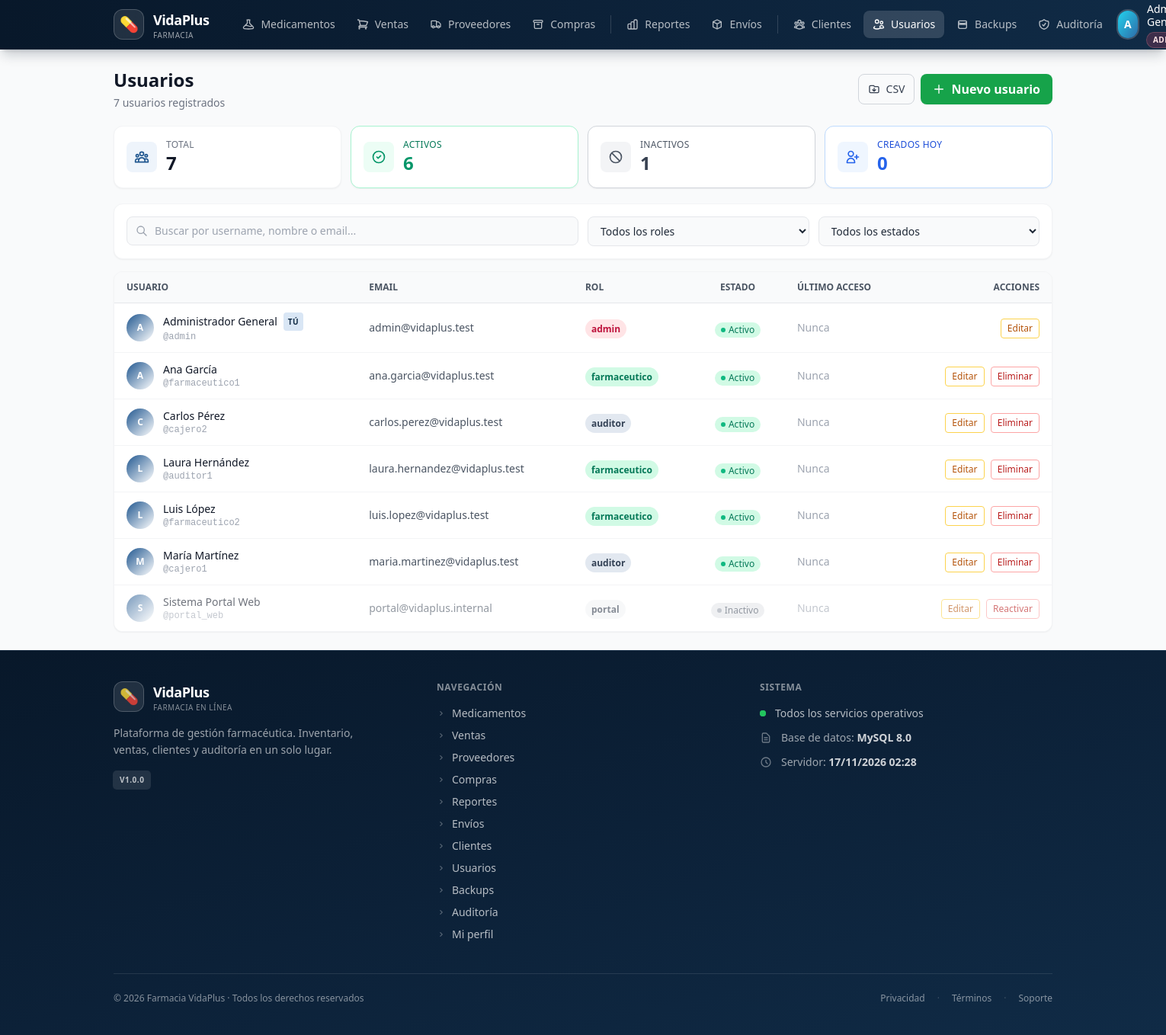
The app's page /modules/usuarios.php (signed in) with its own data.
### tables this page shows
CREATE TABLE usuarios (
    id_usuario      INT UNSIGNED AUTO_INCREMENT PRIMARY KEY,
    username        VARCHAR(50)  NOT NULL,
    password_hash   VARCHAR(255) NOT NULL,
    nombre_completo VARCHAR(120) NOT NULL,
    email           VARCHAR(100) NOT NULL,
    id_rol          INT UNSIGNED NOT NULL,
    activo          TINYINT(1)   NOT NULL DEFAULT 1,
    ultimo_login    DATETIME     NULL,
    fecha_creacion  DATETIME     NOT NULL DEFAULT CURRENT_TIMESTAMP,
    CONSTRAINT uq_usuarios_username UNIQUE (username),
    CONSTRAINT uq_usuarios_email    UNIQUE (email),
    CONSTRAINT fk_usuarios_rol FOREIGN KEY (id_rol)
      REFERENCES roles(id_rol) ON DELETE RESTRICT ON UPDATE CASCADE
);

CREATE TABLE roles (
    id_rol         INT UNSIGNED AUTO_INCREMENT PRIMARY KEY,
    nombre         VARCHAR(30) NOT NULL,
    descripcion    TEXT        NULL,
    nivel_acceso   TINYINT UNSIGNED NOT NULL DEFAULT 1,
    activo         TINYINT(1)  NOT NULL DEFAULT 1,
    fecha_creacion DATETIME    NOT NULL DEFAULT CURRENT_TIMESTAMP,
    CONSTRAINT uq_roles_nombre UNIQUE (nombre),
    CONSTRAINT chk_roles_nivel CHECK (nivel_acceso BETWEEN 1 AND 10)
);

### includes/helpers.php (called while the page is built, shortened)
<?php
function e(?string $str): string
{
    return htmlspecialchars($str ?? '', ENT_QUOTES, 'UTF-8');
}

### modules/usuarios.php (the view, shortened to what this page needs)
<?php
$accion = $_GET['accion'] ?? 'listar';
match($accion) {
    'crear'    => accionCrear(),
    'editar'   => accionEditar(),
    'eliminar' => accionEliminar(),
    'exportar' => accionExportar(),
    default    => accionListar(),
};
function accionListar(): void
{
    $pdo = pdoActual();
    $stats = $pdo->query("
        SELECT
            COUNT(*)                                                AS total,
            COALESCE(SUM(u.activo = 1), 0)                          AS activos,
            COALESCE(SUM(u.activo = 0), 0)                          AS inactivos,
            COALESCE(SUM(DATE(u.fecha_creacion) = CURDATE()), 0)    AS creados_hoy
        FROM usuarios u
    ")->fetch();
    $busqueda = trim($_GET['q'] ?? '');
    $rolF     = (int)($_GET['rol'] ?? 0);
    $estadoF  = $_GET['estado'] ?? '';
    $ordenMap = ['nombre' => 'u.nombre_completo', 'username' => 'u.username',
                 'rol' => 'r.nombre', 'login' => 'u.ultimo_login'];
    $orden = $ordenMap[$_GET['orden'] ?? 'nombre'] ?? 'u.nombre_completo';
    $dir   = strtoupper($_GET['dir'] ?? 'ASC') === 'DESC' ? 'DESC' : 'ASC';
    $where  = [];
    $params = [];
    $whereSql = $where ? 'WHERE ' . implode(' AND ', $where) : '';
    $stmt = $pdo->prepare("
        SELECT u.*, r.nombre AS rol_nombre, r.nivel_acceso,
               (SELECT COUNT(*) FROM ventas v WHERE v.id_usuario = u.id_usuario) AS num_ventas
        FROM usuarios u
        INNER JOIN roles r ON u.id_rol = r.id_rol
        $whereSql
        ORDER BY $orden $dir
    ");
    $stmt->execute($params);
    $rows = $stmt->fetchAll();
    $hayFiltros = $busqueda !== '' || $rolF > 0 || $estadoF !== '';
    require __DIR__ . '/../includes/header.php';
    ?>
    <div class="flex flex-col sm:flex-row sm:items-center sm:justify-between gap-3 mb-5">
        <div>
            <h1 class="text-2xl font-bold text-gray-900">Usuarios</h1>
            <p class="text-sm text-gray-500 mt-1">
                <?= count($rows) ?> usuario<?= count($rows) !== 1 ? 's' : '' ?>
                <?= $hayFiltros ? 'encontrado' . (count($rows) !== 1 ? 's' : '') . ' · <a href="/modules/usuarios.php" class="text-primary-600 hover:underline">Limpiar filtros</a>' : 'registrado' . (count($rows) !== 1 ? 's' : '') ?>
            </p>
        </div>
        <div class="flex gap-2">
            <a href="/modules/usuarios.php?accion=exportar"
               class="inline-flex items-center gap-2 px-3 py-2 text-sm border border-gray-300
                      text-gray-700 rounded-lg hover:bg-gray-50 transition">
                <svg class="w-4 h-4" fill="none" stroke="currentColor" viewBox="0 0 24 24">
                    <path stroke-linecap="round" stroke-linejoin="round" stroke-width="2"
                          d="M12 10v6m0 0l-3-3m3 3l3-3M3 17V7a2 2 0 012-2h6l2 2h6a2 2 0 012 2v8a2 2 0 01-2 2H5a2 2 0 01-2-2z"/>
                </svg>
                CSV
            </a>
            <a href="/modules/usuarios.php?accion=crear"
               class="inline-flex items-center gap-2 bg-green-600 hover:bg-green-700 text-white
                      font-semibold px-4 py-2 rounded-lg transition shadow-sm">
                <svg class="w-4 h-4" fill="none" stroke="currentColor" viewBox="0 0 24 24">
                    <path stroke-linecap="round" stroke-linejoin="round" stroke-width="2" d="M12 4v16m8-8H4"/>
                </svg>
                Nuevo usuario
            </a>
        </div>
    </div>
    <div class="grid grid-cols-2 lg:grid-cols-4 gap-3 mb-5">
        <div class="bg-white rounded-xl shadow-sm border border-gray-100 p-4 flex items-center gap-3">
            <div class="w-10 h-10 rounded-lg bg-primary-50 text-primary-600 flex items-center justify-center flex-shrink-0">
            </div>
            <div>
                <div class="text-xs text-gray-500 uppercase tracking-wide">Total</div>
                <div class="text-2xl font-bold text-gray-900"><?= (int)$stats['total'] ?></div>
            </div>
        </div>
        <div class="bg-white rounded-xl shadow-sm border border-emerald-200 p-4 flex items-center gap-3">
            <div class="w-10 h-10 rounded-lg bg-emerald-50 text-emerald-600 flex items-center justify-center flex-shrink-0">
                <svg class="w-5 h-5" fill="none" stroke="currentColor" viewBox="0 0 24 24">
                    <path stroke-linecap="round" stroke-linejoin="round" stroke-width="2"
                          d="M9 12l2 2 4-4m6 2a9 9 0 11-18 0 9 9 0 0118 0z"/>
                </svg>
            </div>
            <div>
                <div class="text-xs text-emerald-700 uppercase tracking-wide">Activos</div>
                <div class="text-2xl font-bold text-emerald-600"><?= (int)$stats['activos'] ?></div>
            </div>
        </div>
        <div class="bg-white rounded-xl shadow-sm border border-gray-300 p-4 flex items-center gap-3">
            <div class="w-10 h-10 rounded-lg bg-gray-100 text-gray-600 flex items-center justify-center flex-shrink-0">
                <svg class="w-5 h-5" fill="none" stroke="currentColor" viewBox="0 0 24 24">
                    <path stroke-linecap="round" stroke-linejoin="round" stroke-width="2"
                          d="M18.364 18.364A9 9 0 005.636 5.636m12.728 12.728A9 9 0 015.636 5.636m12.728 12.728L5.636 5.636"/>
                </svg>
            </div>
            <div>
                <div class="text-xs text-gray-600 uppercase tracking-wide">Inactivos</div>
                <div class="text-2xl font-bold text-gray-700"><?= (int)$stats['inactivos'] ?></div>
            </div>
        </div>
        <div class="bg-white rounded-xl shadow-sm border border-blue-200 p-4 flex items-center gap-3">
            <div class="w-10 h-10 rounded-lg bg-blue-50 text-blue-600 flex items-center justify-center flex-shrink-0">
                <svg class="w-5 h-5" fill="none" stroke="currentColor" viewBox="0 0 24 24">
                    <path stroke-linecap="round" stroke-linejoin="round" stroke-width="2"
                          d="M18 9v3m0 0v3m0-3h3m-3 0h-3m-2-5a4 4 0 11-8 0 4 4 0 018 0zM3 20a6 6 0 0112 0v1H3v-1z"/>
                </svg>
            </div>
            <div>
                <div class="text-xs text-blue-700 uppercase tracking-wide">Creados hoy</div>
                <div class="text-2xl font-bold text-blue-600"><?= (int)$stats['creados_hoy'] ?></div>
            </div>
        </div>
    </div>
    <form method="GET" class="bg-white rounded-xl shadow-sm border border-gray-100 p-4 mb-4">
        <div class="grid grid-cols-1 sm:grid-cols-2 lg:grid-cols-12 gap-3">
            <div class="lg:col-span-6">
                <div class="relative">
                    <div class="absolute inset-y-0 left-0 pl-3 flex items-center pointer-events-none">
                    </div>
                    <input type="text" name="q" value="<?= e($busqueda) ?>"
                           placeholder="Buscar por username, nombre o email..."
                           class="w-full pl-9 pr-3 py-2 text-sm bg-gray-50 border border-gray-200 rounded-lg
                                  focus:bg-white focus:border-primary-500 outline-none transition">
                </div>
            </div>
            <div class="lg:col-span-3">
                <select name="rol"
                        class="w-full px-3 py-2 text-sm bg-gray-50 border border-gray-200 rounded-lg
                               focus:bg-white focus:border-primary-500 outline-none transition">
                    <option value="">Todos los roles</option>
                </select>
            </div>
            <div class="lg:col-span-3">
                <select name="estado"
                        class="w-full px-3 py-2 text-sm bg-gray-50 border border-gray-200 rounded-lg
                               focus:bg-white focus:border-primary-500 outline-none transition">
                    <option value="">Todos los estados</option>
                </select>
            </div>
        </div>
    </form>
    <div class="bg-white rounded-xl shadow-sm border border-gray-100 overflow-hidden">
        <div class="overflow-x-auto">
            <table class="min-w-full divide-y divide-gray-200">
                <thead class="bg-gray-50">
                    <tr>
                        <th class="px-4 py-3 text-left text-xs font-semibold text-gray-600 uppercase">Usuario</th>
                        <th class="px-4 py-3 text-left text-xs font-semibold text-gray-600 uppercase">Email</th>
                        <th class="px-4 py-3 text-left text-xs font-semibold text-gray-600 uppercase">Rol</th>
                        <th class="px-4 py-3 text-center text-xs font-semibold text-gray-600 uppercase">Estado</th>
                        <th class="px-4 py-3 text-left text-xs font-semibold text-gray-600 uppercase">Último acceso</th>
                        <th class="px-4 py-3 text-right text-xs font-semibold text-gray-600 uppercase">Acciones</th>
                    </tr>
                </thead>
                <tbody class="bg-white divide-y divide-gray-100">
                <?php if (empty($rows)): ?>
                    <tr>
                        <td colspan="6" class="px-4 py-16 text-center">
                            <p class="text-gray-500 mb-3">
                                <?= $hayFiltros ? 'No hay usuarios que coincidan con los filtros.' : 'Aún no hay usuarios registrados.' ?>
                            </p>
                            <?php if ($hayFiltros): ?>
                                <a href="/modules/usuarios.php" class="inline-block px-4 py-2 text-sm bg-white border border-gray-300 text-gray-700 rounded-lg hover:bg-gray-50 transition">
                                    Limpiar filtros
                                </a>
                            <?php endif; ?>
                        </td>
                    </tr>
                <?php else: foreach ($rows as $u):
                    $esUsuarioActual = ((int)$u['id_usuario'] === (int)$_SESSION['usuario_id']);
                    $inicial = strtoupper(substr($u['nombre_completo'], 0, 1));
                    $badgeRol = match($u['rol_nombre']) {
                        'admin'        => 'bg-rose-100 text-rose-700',
                        'farmaceutico' => 'bg-emerald-100 text-emerald-700',
                        'cajero'       => 'bg-amber-100 text-amber-700',
                        'auditor'      => 'bg-slate-200 text-slate-700',
                        default        => 'bg-gray-100 text-gray-700',
                    };
                ?>
                    <tr class="hover:bg-gray-50 transition <?= (int)$u['activo'] === 0 ? 'opacity-60' : '' ?>">
                        <td class="px-4 py-3">
                            <div class="flex items-center gap-3">
                                <div class="w-9 h-9 rounded-full bg-gradient-to-br from-primary-600 to-primary-400
                                            text-white text-xs font-bold flex items-center justify-center flex-shrink-0">
                                    <?= e($inicial) ?>
                                </div>
                                <div>
                                    <div class="text-sm font-medium text-gray-900 flex items-center gap-2">
                                        <?= e($u['nombre_completo']) ?>
                                        <?php if ($esUsuarioActual): ?>
                                            <span class="text-[10px] font-semibold uppercase tracking-wider
                                                         bg-primary-100 text-primary-700 px-1.5 py-0.5 rounded">
                                                Tú
                                            </span>
                                        <?php endif; ?>
                                    </div>
                                    <div class="text-xs text-gray-400 font-mono">@<?= e($u['username']) ?></div>
                                </div>
                            </div>
                        </td>
                        <td class="px-4 py-3 text-sm text-gray-600"><?= e($u['email']) ?></td>
                        <td class="px-4 py-3">
                            <span class="text-xs font-semibold px-2 py-1 rounded-full <?= $badgeRol ?>">
                                <?= e($u['rol_nombre']) ?>
                            </span>
                        </td>
                        <td class="px-4 py-3 text-center">
                            <?php if ((int)$u['activo'] === 1): ?>
                                <span class="inline-flex items-center gap-1 text-xs bg-emerald-100 text-emerald-700 px-2 py-0.5 rounded-full">
                                    <span class="w-1.5 h-1.5 rounded-full bg-emerald-500"></span>
                                    Activo
                                </span>
                            <?php else: ?>
                                <span class="inline-flex items-center gap-1 text-xs bg-gray-200 text-gray-600 px-2 py-0.5 rounded-full">
                                    <span class="w-1.5 h-1.5 rounded-full bg-gray-400"></span>
                                    Inactivo
                                </span>
                            <?php endif; ?>
                        </td>
                        <td class="px-4 py-3 text-sm text-gray-600">
                            <?php if ($u['ultimo_login']): ?>
                                <?= date('d/m/Y H:i', strtotime($u['ultimo_login'])) ?>
                            <?php else: ?>
                                <span class="text-gray-400">Nunca</span>
                            <?php endif; ?>
                        </td>
                        <td class="px-4 py-3 text-right whitespace-nowrap space-x-1">
                            <a href="/modules/usuarios.php?accion=editar&id=<?= (int)$u['id_usuario'] ?>"
                               class="inline-flex items-center gap-1 text-xs px-2 py-1 rounded
                                      border border-amber-300 text-amber-700 hover:bg-amber-50 transition">
                                Editar
                            </a>
                            <?php if (!$esUsuarioActual): ?>
                                <a href="/modules/usuarios.php?accion=eliminar&id=<?= (int)$u['id_usuario'] ?>"
                                   class="inline-flex items-center gap-1 text-xs px-2 py-1 rounded
                                          border border-red-300 text-red-700 hover:bg-red-50 transition">
                                    <?= (int)$u['activo'] === 1 ? 'Eliminar' : 'Reactivar' ?>
                                </a>
                            <?php endif; ?>
                        </td>
                    </tr>
                <?php endforeach; endif; ?>
                </tbody>
            </table>
        </div>
    </div>
    <?php
    require __DIR__ . '/../includes/footer.php';
}
        ?>

### records on screen
usuarios: nombre_completo "A", nombre_completo "Administrador General", shows "TÚ", username "admin", email "admin@vidaplus.test", id_rol.nombre "admin", activo 1 (drawn), shows "Nunca"
usuarios: nombre_completo "A", nombre_completo "Ana García", username "farmaceutico1", email "ana.garcia@vidaplus.test", id_rol.nombre "farmaceutico", activo 1 (drawn), shows "Nunca"
usuarios: nombre_completo "C", nombre_completo "Carlos Pérez", username "cajero2", email "carlos.perez@vidaplus.test", id_rol.nombre "auditor", activo 1 (drawn), shows "Nunca"
usuarios: nombre_completo "L", nombre_completo "Laura Hernández", username "auditor1", email "laura.hernandez@vidaplus.test", id_rol.nombre "farmaceutico", activo 1 (drawn), shows "Nunca"
usuarios: nombre_completo "L", nombre_completo "Luis López", username "farmaceutico2", email "luis.lopez@vidaplus.test", id_rol.nombre "farmaceutico", activo 1 (drawn), shows "Nunca"
usuarios: nombre_completo "M", nombre_completo "María Martínez", username "cajero1", email "maria.martinez@vidaplus.test", id_rol.nombre "auditor", activo 1 (drawn), shows "Nunca"
usuarios: nombre_completo "S", nombre_completo "Sistema Portal Web", username "portal_web", email "portal@vidaplus.internal", id_rol.nombre "portal", activo 0 (drawn), shows "Nunca"

### other values on screen
$item['label'] "Medicamentos"
$item['label'] "Ventas"
$item['label'] "Proveedores"
$item['label'] "Compras"
$item['label'] "Reportes"
$item['label'] "Envíos"
$item['label'] "Clientes"
$item['label'] "Usuarios"
$item['label'] "Backups"
$item['label'] "Auditoría"
$inicial "A"
count($rows) "7"
$stats['total'] "7"
$stats['activos'] "6"
$stats['inactivos'] "1"
